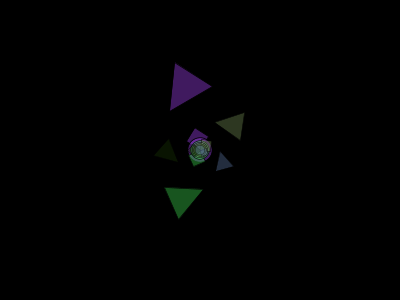
Frame 1 (no input)
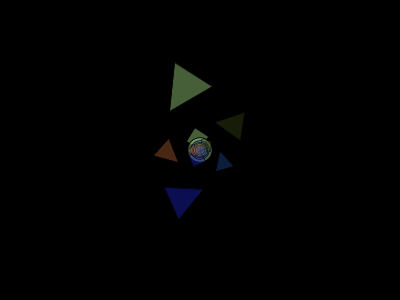
Frame 60 (the mouse pressed at the canvas centre just before this capture)
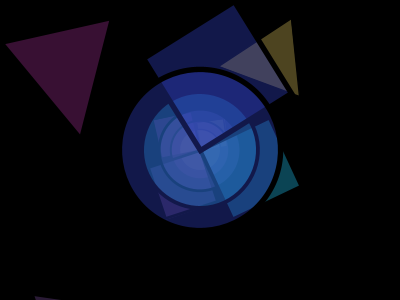
Frame 120 (the mouse held since frame 60 and released just before this capture)

The Processing sketch that drew these frames (run headless with seeded random() and noise(); from frame 60 on, the mouse is pressed at the canvas centre):

// Processing sketch: processing_59826
// ── processing_59826.pde

// if eppeilectic beware!

void setup() {
  size(400, 300);
  smooth();

}
  
void draw() {
  background (0);
  translate(width/2, height/2);
  for (int i=0; i < 5; i++) {
        float s = map(mouseY, 50, height, 1, 2);
    float angle = map(mouseX, 0, width, 10, 150);
    rotate(angle);
    scale(s);
    fill(random(255), random(255), random(255), 100);
    
//shapes
    triangle(30, 75, 58, 20, 86, 75);
    rect(0, 0, 20, 20);
    ellipse(0, 0, 30, 30);

  }
}
